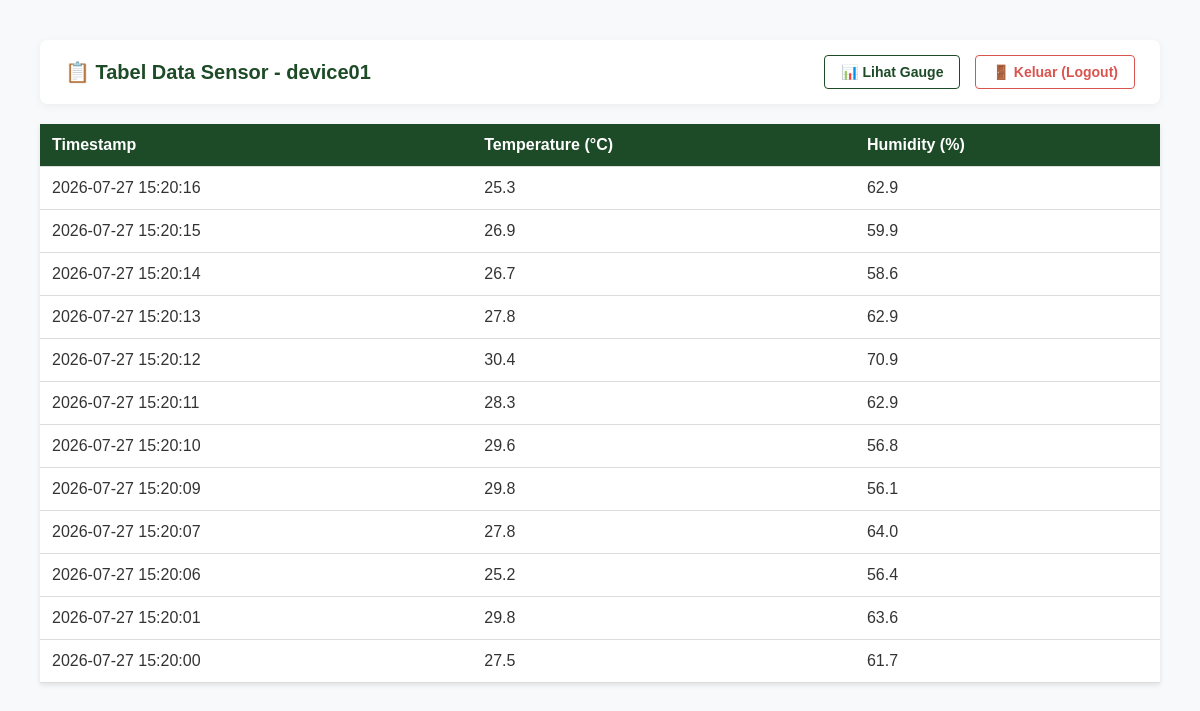
Screenshot of /device/device01/ (signed in) with the database file from the repository.
### iot/models.py (models this page shows, shortened)
class SensorData(models.Model):
    apikey = models.CharField(max_length=50)
    device_id = models.CharField(max_length=50)
    temperature = models.FloatField()
    humidity = models.FloatField()
    timestamp = models.DateTimeField(auto_now_add=True)

### iot/views.py (the view)
# urls.py: path('device/<str:device_id>/', views.device_data_view, name='device_data_view'),
@login_required
def device_data_view(request, device_id):
    recent_24h = now() - timedelta(hours=24)
    data = SensorData.objects.filter(device_id=device_id).order_by('-timestamp')[:100]
    return render(request, 'sensor_data.html', {'device_id': device_id, 'data': data})

### iot/templates/sensor_data.html (shortened to what this page needs)
<!DOCTYPE html>
<html>
<head>
</head>
<body>
    <div style="display: flex; justify-content: space-between; align-items: center; background-color: #ffffff; padding: 15px 25px; border-radius: 8px; box-shadow: 0 2px 10px rgba(0,0,0,0.05); margin-bottom: 20px;">
        <h2 style="margin: 0; color: #1e4b27; font-size: 20px;">📋 Tabel Data Sensor - {{ device_id }}</h2>
        <div style="display: flex; gap: 15px;">
            <a href="{% url 'sensor_gauge_view' device_id=device_id %}" style="text-decoration: none; color: #1e4b27; font-weight: bold; padding: 8px 16px; border: 1px solid #1e4b27; border-radius: 4px; font-size: 14px; transition: all 0.3s;" onmouseover="this.style.backgroundColor='#1e4b27'; this.style.color='#ffffff';" onmouseout="this.style.backgroundColor='transparent'; this.style.color='#1e4b27';">📊 Lihat Gauge</a>
            <a href="{% url 'logout' %}" style="text-decoration: none; color: #d9534f; font-weight: bold; padding: 8px 16px; border: 1px solid #d9534f; border-radius: 4px; font-size: 14px; transition: all 0.3s;" onmouseover="this.style.backgroundColor='#d9534f'; this.style.color='#ffffff';" onmouseout="this.style.backgroundColor='transparent'; this.style.color='#d9534f';">🚪 Keluar (Logout)</a>
        </div>
    </div>
    <table>
        <thead>
            <tr>
                <th>Timestamp</th>
                <th>Temperature (°C)</th>
                <th>Humidity (%)</th>
            </tr>
        </thead>
        <tbody>
            {% for entry in data %}
            <tr>
                <td>{{ entry.timestamp|date:"Y-m-d H:i:s" }}</td>
                <td>{{ entry.temperature }}</td>
                <td>{{ entry.humidity }}</td>
            </tr>
            {% empty %}
            <tr>
                <td colspan="3">No sensor readings available for this device.</td>
            </tr>
            {% endfor %}
        </tbody>
    </table>
</body>
</html>

### iot/templates/sensor_data.html (style rules this page uses)
body { font-family: Arial, sans-serif; margin: 40px; background-color: #f7f9fb; color: #333; }
h2 { color: #1e4b27; }
table { width: 100%; border-collapse: collapse; margin-top: 20px; background: #fff; box-shadow: 0 2px 5px rgba(0,0,0,0.1); }
th, td { padding: 12px; text-align: left; border-bottom: 1px solid #ddd; }
th { background-color: #1e4b27; color: white; }

### rows the page displays
SensorData: timestamp "2026-07-27 15:20:16", temperature "25.3", humidity "62.9"
SensorData: timestamp "2026-07-27 15:20:15", temperature "26.9", humidity "59.9"
SensorData: timestamp "2026-07-27 15:20:14", temperature "26.7", humidity "58.6"
SensorData: timestamp "2026-07-27 15:20:13", temperature "27.8", humidity "62.9"
SensorData: timestamp "2026-07-27 15:20:12", temperature "30.4", humidity "70.9"
SensorData: timestamp "2026-07-27 15:20:11", temperature "28.3", humidity "62.9"
SensorData: timestamp "2026-07-27 15:20:10", temperature "29.6", humidity "56.8"
SensorData: timestamp "2026-07-27 15:20:09", temperature "29.8", humidity "56.1"
SensorData: timestamp "2026-07-27 15:20:07", temperature "27.8", humidity "64.0"
SensorData: timestamp "2026-07-27 15:20:06", temperature "25.2", humidity "56.4"
SensorData: timestamp "2026-07-27 15:20:01", temperature "29.8", humidity "63.6"
SensorData: timestamp "2026-07-27 15:20:00", temperature "27.5", humidity "61.7"

### other values shown
{{ device_id }} "device01"
